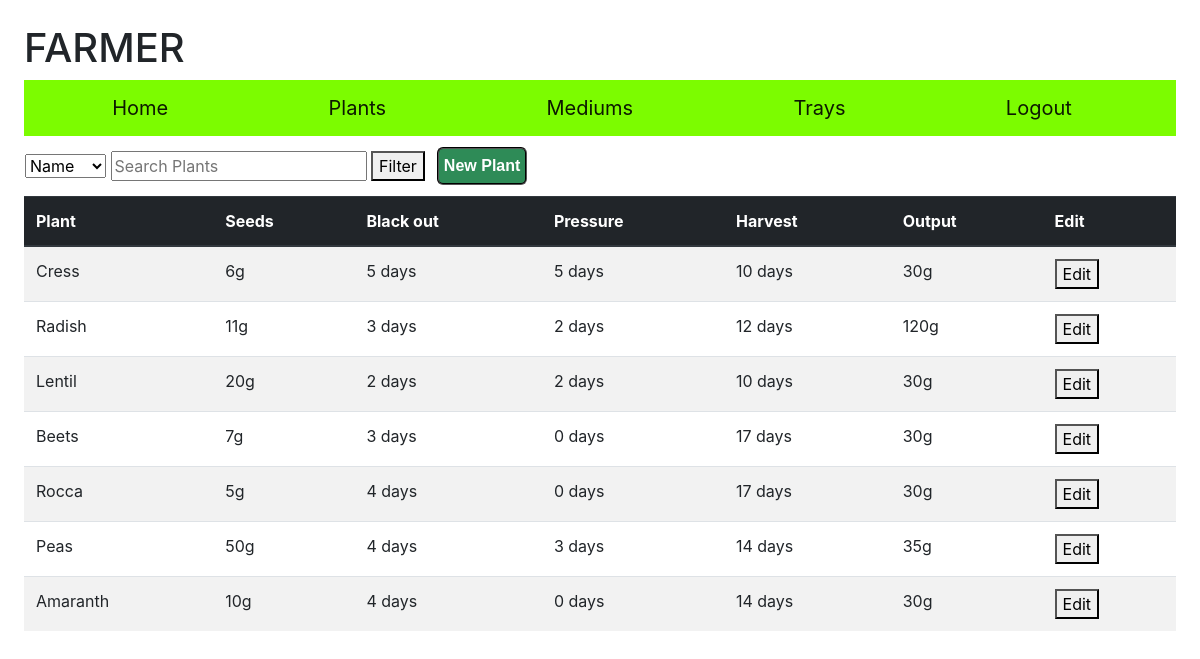
The page /plants (signed in) on the database its author committed.
### farmer/models.py (models this page shows, shortened)
class Plant(models.Model):
    name = models.CharField(max_length=255)
    seeds = models.IntegerField()
    pressure = models.IntegerField()
    blackout = models.IntegerField()
    harvest = models.IntegerField()
    output = models.IntegerField()

### farmer/views.py (the view, shortened to what this page needs)
# urls.py: path("plants", views.plants, name="plants"),
@login_required
def plants(request):
    plantslist = Plant.objects.all()
    return render(request, "farmer/plants.html", {"form": Newplant(), "plants": plantslist})

### farmer/forms.py
class Newplant(forms.Form):
    name = forms.CharField(widget=forms.TextInput(attrs={'class':'toset', 'placeholder':'Plant Name'}),label=(''))
    seeds = forms.IntegerField(widget=forms.NumberInput(attrs={'class':'toset', 'placeholder':'seeds weight'}),label=(''))
    pressure = forms.IntegerField(widget=forms.NumberInput(attrs={'class':'toset', 'placeholder':'days of Presssure'}),label=(''))
    blackout = forms.IntegerField(widget=forms.NumberInput(attrs={'class':'toset', 'placeholder':'days of blackout'}),label=(''))
    harvest = forms.IntegerField(widget=forms.NumberInput(attrs={'class':'toset', 'placeholder':'time to harvest'}),label=(''))
    output = forms.IntegerField(widget=forms.NumberInput(attrs={'class':'toset', 'placeholder':'Harvest output'}),label=(''))

### farmer/templates/farmer/plants.html (shortened to what this page needs)
{% extends "farmer/layout.html" %}
{% block body %}
<table class="filter">
    <tr>
        <td>
            <form action="plants" method="POST">
                <select name="filter">
                <option value="name">Name</option>
                </select>
                <input name="search" type="text" placeholder="Search Plants">
                <button type="submit">Filter</button>
            </form>
        </td>
        <td>
            <button id="myBtn" class="subbtn">New Plant</button>
        </td>
    </tr>
</table>
<table id="planttable" class="table table-striped">
    <thead class="thead-dark">
        <tr>
            <th scope="col">Plant</th>
            <th scope="col">Seeds</th>
            <th scope="col">Black out</th>
            <th scope="col">Pressure</th>
            <th scope="col">Harvest</th>
            <th scope="col">Output</th>
            <th scope="col">Edit</th>
        </tr>
    </thead>
    <tbody>
        {% for i in plants %}
        <tr>
            <td class="name" style="text-transform:capitalize;">{{i.name}}</td>
            <td class="seeds" value="{{i.seeds}}" >{{i.seeds}}g</td>
            <td class="blackout" value="{{i.blackout}}">{{i.blackout}} days</td>
            <td class="pressure" value="{{i.pressure}}">{{i.pressure}} days</td>
            <td class="harvest" value="{{i.harvest}}">{{i.harvest}} days</td>
            <td class="output" value="{{i.output}}">{{i.output}}g</td>
            <td>
                <button class="editplant" value="{{i.id}}" >Edit</button>
            </td>
        </tr>
        {% endfor %}
    </tbody>
</table>
{% endblock %}

### farmer/templates/farmer/layout.html (shortened to what this page needs)
{% load static %}
<!DOCTYPE html>
<html lang="en">
    <head:>
        <link href="https://maxcdn.bootstrapcdn.com/bootstrap/4.1.3/css/bootstrap.min.css" rel="stylesheet">
        <link href="{% static 'farmer/style.css' %}" rel="stylesheet">
    </head>
    <body>
        <h1>{% block headtitle %}<span class="title">FARMER</span>{% endblock %}</h1>
        <nav class="navbar navbar-light" style="background-color: lawngreen;">
        {% if user.is_authenticated %}
                <a class="navbar-brand flex-sm-fill text-sm-center" href="/">Home</a>
                <a class="navbar-brand flex-sm-fill text-sm-center" href="plants">Plants</a>
                <a class="navbar-brand flex-sm-fill text-sm-center" href="medium">Mediums</a>
                <a class="navbar-brand flex-sm-fill text-sm-center" href="trays">Trays</a>
                <a class="navbar-brand flex-sm-fill text-sm-center" href="logout">Logout</a>
        {% else %}
            <a class="navbar-brand flex-sm-fill text-sm-center" href="login">Login</a>
            <a class="navbar-brand flex-sm-fill text-sm-center" href="register">Register</a>
        {% endif %}
        </nav>
            {% block body %} {% endblock %}
    </body>
</html>

### farmer/static/farmer/style.css (style rules this page uses)
body { padding: 2%; }
.subbtn { margin: 10px; background-color: seagreen; color: white; font-weight: bold; font-family: sans-serif; padding: 5px; border-radius: 6px; border-style: groove; }

### rows shown on the page
Plant: name "Cress", seeds "6", blackout "5", pressure "5", harvest "10", output "30", {{ i.id }} 50 (drawn)
Plant: name "Radish", seeds "11", blackout "3", pressure "2", harvest "12", output "120", {{ i.id }} 51 (drawn)
Plant: name "Lentil", seeds "20", blackout "2", pressure "2", harvest "10", output "30", {{ i.id }} 52 (drawn)
Plant: name "Beets", seeds "7", blackout "3", pressure "0", harvest "17", output "30", {{ i.id }} 53 (drawn)
Plant: name "Rocca", seeds "5", blackout "4", pressure "0", harvest "17", output "30", {{ i.id }} 54 (drawn)
Plant: name "Peas", seeds "50", blackout "4", pressure "3", harvest "14", output "35", {{ i.id }} 55 (drawn)
Plant: name "Amaranth", seeds "10", blackout "4", pressure "0", harvest "14", output "30", {{ i.id }} 56 (drawn)
